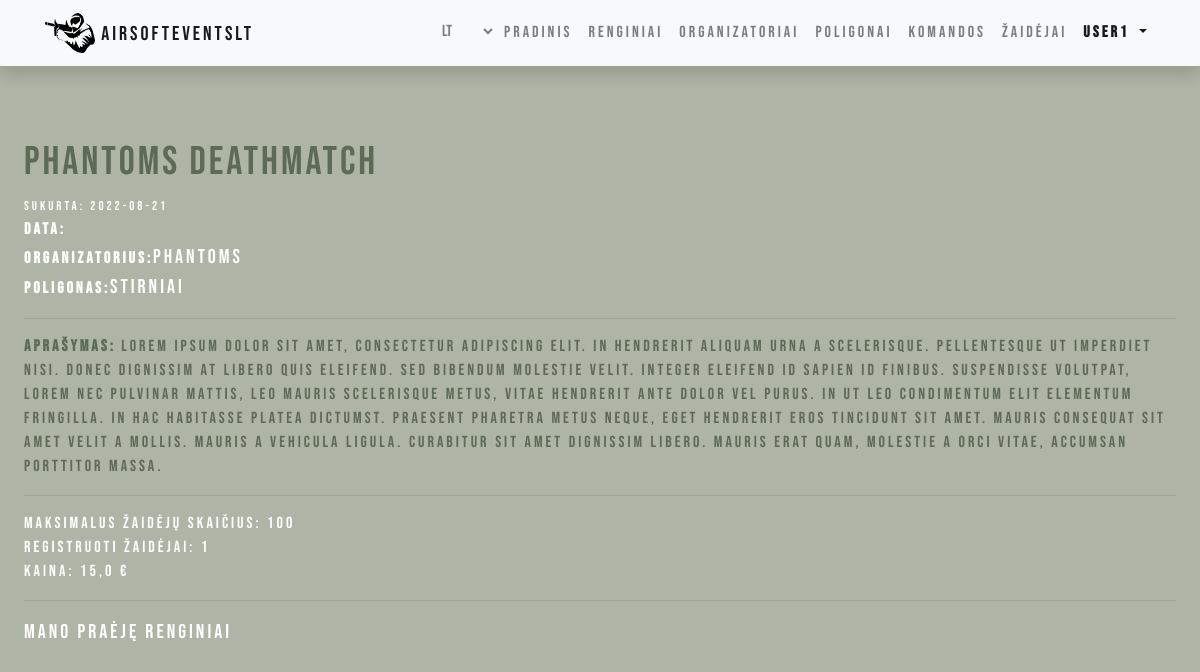
Screenshot of /events/my_completed_events/8 (signed in) with the database file from the repository.
### events/models.py (models this page shows, shortened)
class Event(models.Model):
    name = models.CharField(_('Name of the event'),  max_length=150)
    date = models.DateField(_('Date of event'), null=True, blank=True)
    time = models.TimeField(_('Time of event'), null=True, blank=True, help_text=_('i.e.: 12:00 PM'))
    organizer = models.ForeignKey("Organizer", help_text=_("Organizer"), related_name='event_organizers', on_delete=models.SET_NULL, null=True)
    field = models.ForeignKey('Field', help_text=_("Field"), related_name='field_event', default=Field.get_default_field_pk, on_delete=models.SET_NULL, null=True)
    description = HTMLField(help_text=_("Field"), null=True)
    price = models.FloatField(_("Price"))
    max_players = models.IntegerField(_("Maximum player number"))
    created_on = models.DateTimeField(auto_now_add=True)
    EVENT_STATUS = (
        ('a', 'active'),
        ('i', 'inactive'),
    )
    status = models.CharField(max_length=1, choices=EVENT_STATUS, blank=True, default='a', help_text=_('Status'),)
    class Meta:
        ordering = ['-date']
        verbose_name = _("Event")
        verbose_name_plural = _("Events")

class Organizer(models.Model):
    profile = models.OneToOneField(Profile, help_text=_('Profile'), related_name='organizer',on_delete=models.CASCADE)
    name = models.CharField(_('Name of the organizer'), max_length=150, default=_('New Organizer'))
    profile_picture = models.ImageField(_('Profile picture'), default="default.png", upload_to="organizer_pics/")
    contacts = models.CharField(_('Address and contacts'), max_length=150)
    description = HTMLField(null=True)
    class Meta:
        verbose_name = _("Organizer")
        verbose_name_plural = _("Organizers")
    def __str__(self):
        return self.name

class Field(models.Model):
    name = models.CharField(_('Name of the game field'),  max_length=150)
    location_long = models.FloatField(_('Location longitude'), max_length=50, null=True)
    location_lat = models.FloatField(_('Location latitude'), max_length=50, null=True)
    description = HTMLField(null=True, blank=True)
    field_map = models.ImageField(default="default_map.png", upload_to="maps/")
    created_by = models.ForeignKey("Organizer", help_text=_("Organizer"), related_name='field_organizers', on_delete=models.SET_NULL, null=True, blank=True)
    class Meta:
        verbose_name = _("Field")
        verbose_name_plural = _("Fields")
    def __str__(self):
        return self.name

### events/views.py (the view)
# urls.py: path('my_completed_events/<int:pk>', views.PlayerCompletedEventDetailView.as_view(), name='my_completed_event'),
class PlayerCompletedEventDetailView(LoginRequiredMixin, generic.DetailView):
    model = Event
    context_object_name = 'event'
    template_name = 'player_completed_event.html'

### events/templates/player_completed_event.html
{% extends "base.html" %}
{% load i18n %}
{% block content %}
    <div class='indented main-font'>
        <h1 class='secondary-font'>{{ event.name }}</h1>
        <small>{% trans "Created on" %}: {{ event.created_on|date:"Y-m-d" }}</small>
        <br>
        <div><strong>{% trans "Date" %}:</strong> {{ event.date|date:"Y-m-d H:i" }}</a></div>
        <div><strong>{% trans "Organizer" %}:</strong><a class='link' href="{% url 'organizer_detail' event.organizer.pk %}">{{ event.organizer }}</a></div>
        <div><strong>{% trans "Field" %}:</strong><a class='link' href="{% url 'field_detail' event.field.pk %}">{{ event.field }}</a></div>
        <hr>
        <div class='secondary-font'><strong>{% trans "Description" %}:</strong> {{ event.description|safe }}</div>
        <hr>
        <div>{% trans "Maximum number of players" %}: {{ event.max_players }}</div>
        {% if event.registered_players.count != 0 %}
            <div>{% trans "Registered players" %}: {{ event.registered_players.count }}</div>
        {% else %}
            <div>{% trans "No registered players" %}</div>
        {% endif %}
        <div>{% trans "Price" %}: {{ event.price }} €</div>
        <hr>
        <div><a class='link' href={% url 'my_completed_events' %}>{% trans "Back to my participated events" %}</a></div>
    </div>
{% endblock %}

### events/templates/base.html (shortened to what this page needs)
<!DOCTYPE html>
<html lang="en">
<head>
  <link rel="stylesheet" href="https://stackpath.bootstrapcdn.com/bootstrap/4.1.3/css/bootstrap.min.css">
  <link rel="stylesheet" href="https://cdnjs.cloudflare.com/ajax/libs/font-awesome/4.7.0/css/font-awesome.min.css">
  {% load static %}
  <link rel="stylesheet" href="{% static 'css/styles.css' %}">
</head>
<body>
  {% load i18n %}
  <nav class="navbar navbar-expand-lg navbar-light bg-light static-top mb-5 shadow main-font">
    <div class="container">
      <a class="navbar-brand nice-text-nav" href="{% url 'about' %}">
      <img src={% static 'media/airsoft_icon.png' %} alt='shooter icon' width="50" height="40">
      AirsoftEventsLT</a>
      <div class="collapse navbar-collapse" id="navbarResponsive">
        <ul class="navbar-nav ml-auto nice-text-nav">
          <li class="nav-item">
            <form class='lang-select' action="{% url 'set_language' %}" method="post">
                <select class="nav-link" style='background-color:transparent;border:none' name="language" onchange="this.form.submit()">
                  {% get_current_language as LANGUAGE_CODE %}
                  {% get_available_languages as LANGUAGES %}
                  {% for lang in LANGUAGES %}
                    <option value="{{ lang.0 }}" {% if lang.0 == LANGUAGE_CODE %} selected="selected" {% endif %}>
                      {{ lang.0 }}
                    </option>
                  {% endfor %}
                </select>
            </form>
          </li>
          <li class="nav-item">
            <a class="nav-link" href="{% url 'events_index' %}">{% trans "Home" %}</a>
          </li>
          <li class="nav-item">
            <a class="nav-link" href="{% url 'event_list' %}">{% trans "Events" %}</a>
          </li>
          <li class="nav-item">
              <a class="nav-link" href="{% url 'organizer_list' %}">{% trans "Organizers" %}</a>
            </li>
          <li class="nav-item">
            <a class="nav-link" href="{% url 'field_list' %}">{% trans "Fields" %}</a>
          </li>
          <li class="nav-item">
              <a class="nav-link" href="{% url 'teams' %}">{% trans "Teams" %}</a>
            </li>
            <li class="nav-item">
              <a class="nav-link" href="{% url 'players' %}">{% trans "Players" %}</a>
            </li>
          {% if user.is_authenticated %}
          <li class="nav-item dropdown show">
            <a class="nav-link dropdown-toggle" href="#" role='button' id='dropdownMenuLink' data-toggle="dropdown" aria-haspopup="true" aria-expanded="false">
              <strong>{{ user.get_username }}</strong>
            </a>
          </li>
          {% endif %}
        </ul>
      </div>
    </div>
  </nav>
  <div class="content-container gradient-background">
    {% block content %}{% endblock %}
  </div>
  </body>
</html>

### events/static/css/styles.css (style rules this page uses)
body { background-color: rgb(174, 180, 166); }
.indented { padding-left: 5%; padding: 2%; }
.main-font { color:white; font-family:"Bebas Neue"; letter-spacing: 3px; }
.secondary-font { color: rgb(92, 106, 86); font-family:"Bebas Neue"; letter-spacing: 3px; }
.link { text-decoration: none; color: inherit; font-size: 20px; -webkit-transition: 0.5s; }

### rows the page displays
Event: name "PHantoms Deathmatch", created_on "2022-08-21", organizer "Phantoms", field "Stirniai", description "Lorem ipsum dolor sit amet, consectetur adipiscing elit. In hendrerit aliquam urna a scelerisque. Pellentesque ut imperdiet nisi. Donec dignissim at libero quis eleifend. Sed bibendum molestie velit. Integer eleifend id sapien id finibus. Suspendisse volutpat, lorem nec pulvinar mattis, leo mauris scelerisque metus, vitae hendrerit ante dolor vel purus. In ut leo condimentum elit elementum fringilla. In hac habitasse platea dictumst. Praesent pharetra metus neque, eget hendrerit eros tincidunt sit amet. Mauris consequat sit amet velit a mollis. Mauris a vehicula ligula. Curabitur sit amet dignissim libero. Mauris erat quam, molestie a orci vitae, accumsan porttitor massa.", max_players "100", registered_players.count "1", price "15,0"

### other values shown
{{ user.get_username }} "user1"
form field language "lt"
